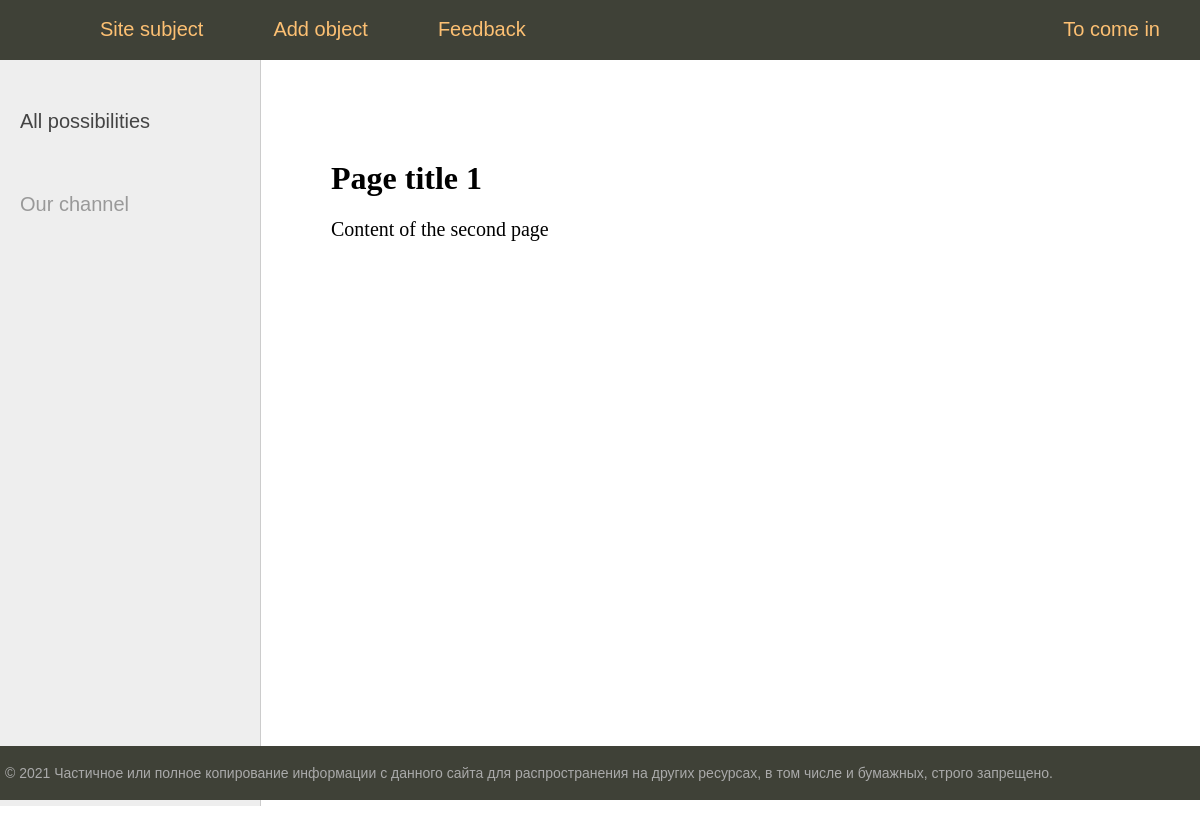
Page /about/ on the earlier database version.
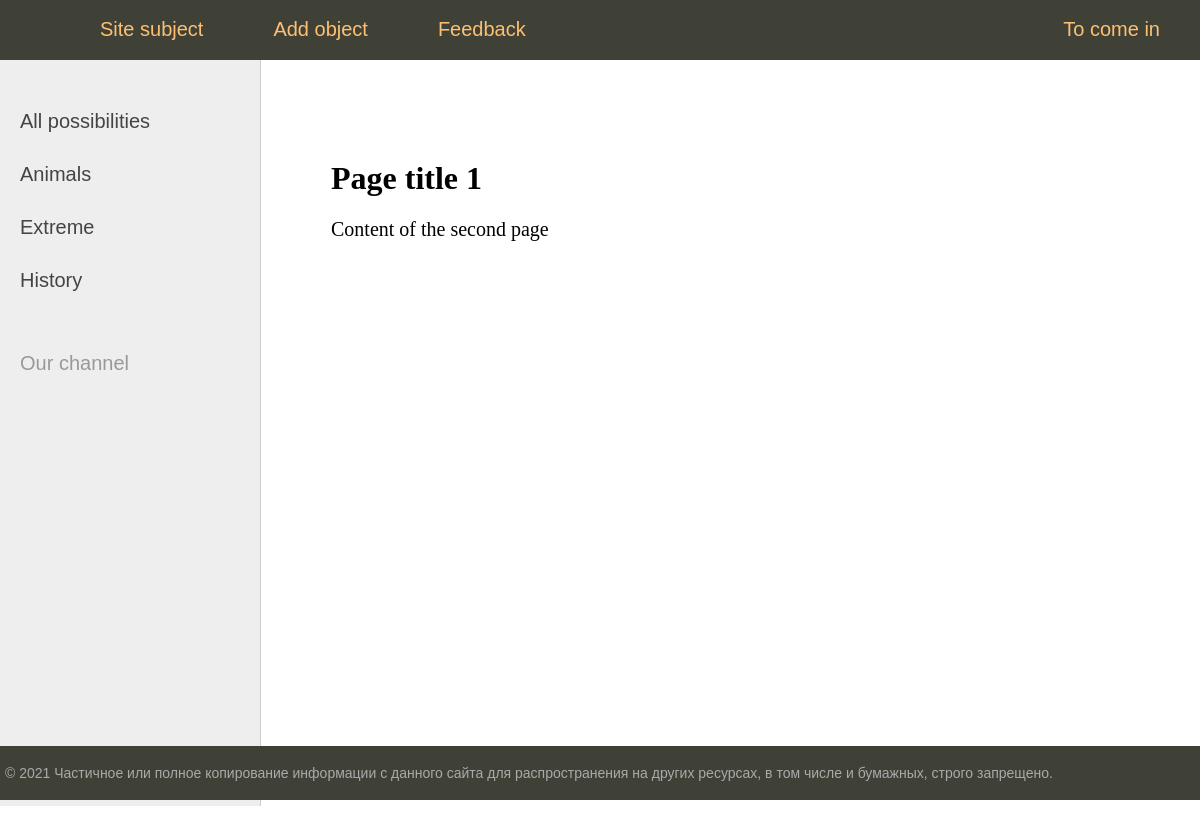
Same page on the later database version.
### object/models.py (models this page shows, shortened)
class Category(models.Model):
    name = models.CharField(max_length=150, db_index=True, verbose_name='Приоритет')
    def get_absolute_url(self):
        return reverse('category', kwargs={'cat_id': self.pk})
    class Meta:
        verbose_name = 'Целевой приоритет'
        verbose_name_plural = 'Целевые приоритеты'
        ordering = ['id']

### object/views.py (the view)
# urls.py: path('about/', about, name='about'),
def about(request):
    return render(request, 'object/about.html', {'menu': menu, 'title': 'Page title 1'})

### object/templatetags/object_tags.py (called while the page is built)
@register.simple_tag()
def get_categories():
    return Category.objects.all()

@register.inclusion_tag('object/list_categories.html')
def show_categories(sort=None, cat_selected=0):
    if not sort:
        cats = Category.objects.all()
    else:
        cats = Category.objects.order_by(sort)
    return {"cats": cats, "cat_selected": cat_selected}

### object/templates/object/about.html
{% extends 'object/base.html' %}
{% block content %}
<h1>{{title}}</h1>
Content of the second page
{% endblock %}

### object/templates/object/base.html (shortened to what this page needs)
{% load static %}
{% load object_tags %}
<!DOCTYPE html>
<html>
<head>
	<link rel="stylesheet"  href="{% static 'object/css/styles.css' %}" type="text/css" />
</head>
<body>
<table class="table-page" border=0 cellpadding="0" cellspacing="0">
<tr><td valign=top>
{% block mainmenu %}
		<div class="header">
			<ul id="mainmenu" class="mainmenu">
			<li class="logo"><a href="{% url 'home' %}"><div class="logo"></div></a></li>
{% for m in menu %}
	{% if not forloop.last %}
			<li><a href="{% url m.url_name %}">{{m.title}}</a></li>
	{% else %}
			<li class="last"><a href="{% url m.url_name %}">{{m.title}}</a></li>
	{% endif %}
{% endfor %}
			</ul>
		</div>
{% endblock mainmenu %}
<table class="table-content" border=0 cellpadding="0" cellspacing="0">
<tr>
	<td valign="top" class="left-chapters">
		{% get_categories as categories %}
	<ul id="leftchapters">
{% if cat_selected == 0 %}
		<li class="selected">All possibilities</li>
{% else %}
		<li><a href="{% url 'home' %}">All possibilities</a></li>
{% endif %}
{% show_categories 'name' cat_selected %}
		<li class="share">
		<p>Our channel</p>
		<a class="share-yt" href="https://www.youtube.com/channel/#" target="_blank" rel="nofollow"></a>
		</li>
	</ul>
</td>
<td valign="top" class="content">
	<div class="content-text">
{% block content %}
{% endblock %}
	</div>
</td></tr></table>
</td></tr>
<tr><td valign=top>
	<div id="footer">
		<p>&copy; 2021 Частичное или полное копирование информации с данного сайта для распространения на других ресурсах, в том числе и бумажных, строго запрещено.</p>
	</div>
</td></tr></table>
</body>
</html>

### object/templates/object/list_categories.html
{% for c in cats %}
	{% if c.pk == cat_selected %}
		<li class="selected">{{c.name}}</li>
	{% else %}
		<li><a href="{{ c.get_absolute_url }}"> {{ c.name }}</a></li>
	{% endif %}
{% endfor %}

### object/ static/object/css/styles.css (style rules this page uses)
html, body { font-family: 'Arial'; margin: 0; padding: 0; height: 100%; width: 100%; color: #444; }
a { color: #0059b2; text-decoration: none; }
.table-page { width: 100%; height: 100%; vertical-align: top; }
.table-page tr { height: 100%; }
.header { background: #3F4137; height: 60px; }
.logo { background: url('../images/logo.png') no-repeat 10px 5px; width: 70px; height: 60px; }
ul.mainmenu { list-style: none; margin: 0; padding: 0; height: 60px; color: #fdc073; font-size: 20px; overflow: hidden; }
ul.mainmenu li { float: left; margin: 18px 40px 0 30px; }
ul.mainmenu li.logo { margin: 0; }
ul.mainmenu li.last { float: right; }
ul.mainmenu li a { color: #fdc073; text-decoration: none; }
.table-content { width: 100%; min-height: 100%; height: 100%; }
.left-chapters { margin: 0; background: #eee; border-right: 1px solid #ccc; min-height: 100%; }
.left-chapters ul { width: 230px; min-height: 100%; margin: 0; padding: 20px 10px 10px 20px; list-style: none; font-size: 20px; }
.left-chapters ul li { margin: 30px 0 0 0; color: #999; }
.left-chapters ul li a { color: #444; text-decoration: none; }
.left-chapters ul li.share { margin: 60px 0 0 0; }
.left-chapters ul li.share p { margin: 30px 0 30px 0; }
.left-chapters ul li.share a { display: inline-block; width: 40px; height: 40px; margin: 0 20px 0 0; }
.left-chapters ul li.share a.share-yt { width: 100%; height: 30px; background: url('../images/share_yt.png') no-repeat 0 0 }
.content { padding: 40px 20px 20px 40px; width: 100%; box-sizing: border-box; }
.content-text { margin: 60px 0 0 30px; color: #000; font-size: 20px; font-family: Yandex Sans Display Light; }
.content-text h1 { font-size: 32px; }
#footer { box-sizing: border-box; background: #3F4137; padding: 5px; color: #aaa; font-size: 14px; font-family: Verdana, Geneva, Arial, Helvetica; text-align: left; overflow: hidden; }

Differences in the rows shown:
added Category: name "Animals"
added Category: name "Extreme"
added Category: name "History"
